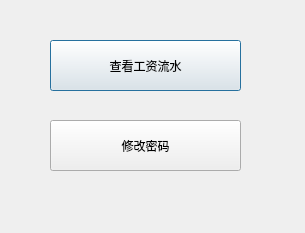
<?xml version="1.0" encoding="UTF-8"?>
<ui version="4.0">
 <class>staff_menu</class>
 <widget class="QDialog" name="staff_menu">
  <property name="geometry">
   <rect>
    <x>0</x>
    <y>0</y>
    <width>305</width>
    <height>233</height>
   </rect>
  </property>
  <property name="windowTitle">
   <string>员工菜单界面</string>
  </property>
  <widget class="QPushButton" name="salary_button">
   <property name="geometry">
    <rect>
     <x>50</x>
     <y>40</y>
     <width>191</width>
     <height>51</height>
    </rect>
   </property>
   <property name="text">
    <string>查看工资流水</string>
   </property>
  </widget>
  <widget class="QPushButton" name="update_button">
   <property name="geometry">
    <rect>
     <x>50</x>
     <y>120</y>
     <width>191</width>
     <height>51</height>
    </rect>
   </property>
   <property name="text">
    <string>修改密码</string>
   </property>
  </widget>
 </widget>
 <resources/>
 <connections/>
</ui>
